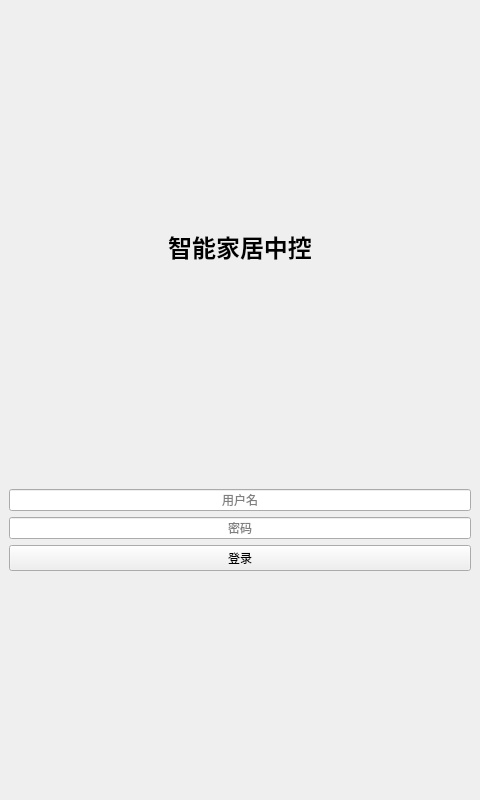
<?xml version="1.0" encoding="UTF-8"?>
<ui version="4.0">
 <class>SmartHomeControl</class>
 <widget class="QStackedWidget" name="SmartHomeControl">
  <property name="geometry">
   <rect>
    <x>0</x>
    <y>0</y>
    <width>480</width>
    <height>800</height>
   </rect>
  </property>
  <property name="windowTitle">
   <string>智能家居中控</string>
  </property>
  <property name="currentIndex">
   <number>0</number>
  </property>
  <widget class="QWidget" name="loginPage">
   <layout class="QVBoxLayout" name="verticalLayoutLogin">
    <item>
     <spacer name="verticalSpacerLoginTop">
      <property name="orientation">
       <enum>Qt::Orientation::Vertical</enum>
      </property>
      <property name="sizeHint" stdset="0">
       <size>
        <width>20</width>
        <height>40</height>
       </size>
      </property>
     </spacer>
    </item>
    <item>
     <widget class="QLabel" name="labelLogo">
      <property name="styleSheet">
       <string>font-size: 24px; font-weight: bold;</string>
      </property>
      <property name="text">
       <string>智能家居中控</string>
      </property>
      <property name="alignment">
       <set>Qt::AlignmentFlag::AlignCenter</set>
      </property>
     </widget>
    </item>
    <item>
     <spacer name="verticalSpacerLogin1">
      <property name="orientation">
       <enum>Qt::Orientation::Vertical</enum>
      </property>
      <property name="sizeHint" stdset="0">
       <size>
        <width>20</width>
        <height>80</height>
       </size>
      </property>
     </spacer>
    </item>
    <item>
     <widget class="QLineEdit" name="lineEditUsername">
      <property name="alignment">
       <set>Qt::AlignmentFlag::AlignCenter</set>
      </property>
      <property name="placeholderText">
       <string>用户名</string>
      </property>
     </widget>
    </item>
    <item>
     <widget class="QLineEdit" name="lineEditPassword">
      <property name="echoMode">
       <enum>QLineEdit::EchoMode::Password</enum>
      </property>
      <property name="alignment">
       <set>Qt::AlignmentFlag::AlignCenter</set>
      </property>
      <property name="placeholderText">
       <string>密码</string>
      </property>
     </widget>
    </item>
    <item>
     <widget class="QPushButton" name="pushButtonLogin">
      <property name="text">
       <string>登录</string>
      </property>
     </widget>
    </item>
    <item>
     <spacer name="verticalSpacerLoginBottom">
      <property name="orientation">
       <enum>Qt::Orientation::Vertical</enum>
      </property>
      <property name="sizeHint" stdset="0">
       <size>
        <width>20</width>
        <height>40</height>
       </size>
      </property>
     </spacer>
    </item>
   </layout>
  </widget>
  <widget class="QWidget" name="mainPage">
   <layout class="QVBoxLayout" name="verticalLayoutMain">
    <item>
     <layout class="QVBoxLayout" name="verticalLayoutTop">
      <item>
       <widget class="QLabel" name="labelDateTime">
        <property name="styleSheet">
         <string>font-size: 16px;</string>
        </property>
        <property name="text">
         <string>14:36 2025/08/19 星期二</string>
        </property>
        <property name="alignment">
         <set>Qt::AlignmentFlag::AlignCenter</set>
        </property>
       </widget>
      </item>
      <item>
       <widget class="QLabel" name="labelWeather">
        <property name="styleSheet">
         <string>font-size: 14px; color: #555;</string>
        </property>
        <property name="text">
         <string>29℃~34℃ 晴 空气质量：优质</string>
        </property>
        <property name="alignment">
         <set>Qt::AlignmentFlag::AlignCenter</set>
        </property>
       </widget>
      </item>
     </layout>
    </item>
    <item>
     <widget class="QScrollArea" name="scrollArea">
      <property name="widgetResizable">
       <bool>true</bool>
      </property>
      <widget class="QWidget" name="scrollAreaWidgetContents">
       <property name="geometry">
        <rect>
         <x>0</x>
         <y>0</y>
         <width>460</width>
         <height>693</height>
        </rect>
       </property>
       <layout class="QGridLayout" name="gridLayoutFunctions">
        <item row="0" column="0">
         <widget class="QPushButton" name="btnMonitor">
          <property name="minimumSize">
           <size>
            <width>180</width>
            <height>120</height>
           </size>
          </property>
          <property name="styleSheet">
           <string>font-size: 18px;</string>
          </property>
          <property name="text">
           <string>监控</string>
          </property>
         </widget>
        </item>
        <item row="0" column="1">
         <widget class="QPushButton" name="btnUnlock">
          <property name="minimumSize">
           <size>
            <width>180</width>
            <height>120</height>
           </size>
          </property>
          <property name="styleSheet">
           <string>font-size: 18px;</string>
          </property>
          <property name="text">
           <string>远程开锁</string>
          </property>
         </widget>
        </item>
        <item row="1" column="0">
         <widget class="QPushButton" name="btnVisitRecord">
          <property name="minimumSize">
           <size>
            <width>180</width>
            <height>120</height>
           </size>
          </property>
          <property name="styleSheet">
           <string>font-size: 18px;</string>
          </property>
          <property name="text">
           <string>来访记录</string>
          </property>
         </widget>
        </item>
        <item row="1" column="1">
         <widget class="QPushButton" name="btnMessage">
          <property name="minimumSize">
           <size>
            <width>180</width>
            <height>120</height>
           </size>
          </property>
          <property name="styleSheet">
           <string>font-size: 18px;</string>
          </property>
          <property name="text">
           <string>留言</string>
          </property>
         </widget>
        </item>
        <item row="2" column="0">
         <widget class="QPushButton" name="btnSetting">
          <property name="minimumSize">
           <size>
            <width>180</width>
            <height>120</height>
           </size>
          </property>
          <property name="styleSheet">
           <string>font-size: 18px;</string>
          </property>
          <property name="text">
           <string>系统设置</string>
          </property>
         </widget>
        </item>
        <item row="2" column="1">
         <widget class="QPushButton" name="btnLogout">
          <property name="minimumSize">
           <size>
            <width>180</width>
            <height>120</height>
           </size>
          </property>
          <property name="styleSheet">
           <string>font-size: 18px; color: #ff4444;</string>
          </property>
          <property name="text">
           <string>退出登录</string>
          </property>
         </widget>
        </item>
       </layout>
      </widget>
     </widget>
    </item>
    <item>
     <layout class="QHBoxLayout" name="horizontalLayoutBottom">
      <item>
       <widget class="QPushButton" name="btnHome">
        <property name="styleSheet">
         <string>font-size: 14px;</string>
        </property>
        <property name="text">
         <string>首页</string>
        </property>
       </widget>
      </item>
      <item>
       <widget class="QPushButton" name="btnNotifications">
        <property name="styleSheet">
         <string>font-size: 14px;</string>
        </property>
        <property name="text">
         <string>通知</string>
        </property>
       </widget>
      </item>
      <item>
       <widget class="QPushButton" name="btnQuickActions">
        <property name="styleSheet">
         <string>font-size: 14px;</string>
        </property>
        <property name="text">
         <string>快捷操作</string>
        </property>
       </widget>
      </item>
      <item>
       <widget class="QPushButton" name="btnUser">
        <property name="styleSheet">
         <string>font-size: 14px;</string>
        </property>
        <property name="text">
         <string>我的</string>
        </property>
       </widget>
      </item>
     </layout>
    </item>
   </layout>
  </widget>
  <widget class="QWidget" name="monitorPage">
   <layout class="QVBoxLayout" name="verticalLayoutMonitor">
    <item>
     <widget class="QLabel" name="labelMonitorTitle">
      <property name="text">
       <string>监控画面</string>
      </property>
      <property name="alignment">
       <set>Qt::AlignmentFlag::AlignCenter</set>
      </property>
     </widget>
    </item>
    <item>
     <widget class="QLabel" name="labelMonitorFeed">
      <property name="styleSheet">
       <string>background-color: #333; color: white; min-height: 300px;</string>
      </property>
      <property name="text">
       <string>监控视频区域</string>
      </property>
      <property name="alignment">
       <set>Qt::AlignmentFlag::AlignCenter</set>
      </property>
     </widget>
    </item>
    <item>
     <widget class="QPushButton" name="btnBackFromMonitor">
      <property name="text">
       <string>返回主页</string>
      </property>
     </widget>
    </item>
   </layout>
  </widget>
  <widget class="QWidget" name="visitRecordPage">
   <layout class="QVBoxLayout" name="verticalLayoutVisit">
    <item>
     <widget class="QLabel" name="labelVisitTitle">
      <property name="text">
       <string>来访记录</string>
      </property>
      <property name="alignment">
       <set>Qt::AlignmentFlag::AlignCenter</set>
      </property>
     </widget>
    </item>
    <item>
     <widget class="QListWidget" name="listWidgetVisits"/>
    </item>
    <item>
     <widget class="QPushButton" name="btnBackFromVisit">
      <property name="text">
       <string>返回主页</string>
      </property>
     </widget>
    </item>
   </layout>
  </widget>
  <widget class="QWidget" name="messagePage">
   <layout class="QVBoxLayout" name="verticalLayoutMessage">
    <item>
     <widget class="QLabel" name="labelMessageTitle">
      <property name="text">
       <string>留言板</string>
      </property>
      <property name="alignment">
       <set>Qt::AlignmentFlag::AlignCenter</set>
      </property>
     </widget>
    </item>
    <item>
     <widget class="QTextEdit" name="textEditMessages">
      <property name="readOnly">
       <bool>true</bool>
      </property>
     </widget>
    </item>
    <item>
     <widget class="QLineEdit" name="lineEditNewMessage">
      <property name="placeholderText">
       <string>输入新留言...</string>
      </property>
     </widget>
    </item>
    <item>
     <widget class="QPushButton" name="btnSendMessage">
      <property name="text">
       <string>发送</string>
      </property>
     </widget>
    </item>
    <item>
     <widget class="QPushButton" name="btnBackFromMessage">
      <property name="text">
       <string>返回主页</string>
      </property>
     </widget>
    </item>
   </layout>
  </widget>
  <widget class="QWidget" name="settingPage">
   <layout class="QVBoxLayout" name="verticalLayoutSetting">
    <item>
     <widget class="QLabel" name="labelSettingTitle">
      <property name="text">
       <string>系统设置</string>
      </property>
      <property name="alignment">
       <set>Qt::AlignmentFlag::AlignCenter</set>
      </property>
     </widget>
    </item>
    <item>
     <widget class="QListWidget" name="listWidgetSettings"/>
    </item>
    <item>
     <widget class="QPushButton" name="btnBackFromSetting">
      <property name="text">
       <string>返回主页</string>
      </property>
     </widget>
    </item>
   </layout>
  </widget>
  <widget class="QWidget" name="unlockPage">
   <layout class="QVBoxLayout" name="verticalLayoutUnlock">
    <item>
     <widget class="QLabel" name="labelUnlockTitle">
      <property name="styleSheet">
       <string>font-size: 20px; font-weight: bold;</string>
      </property>
      <property name="text">
       <string>远程开锁</string>
      </property>
      <property name="alignment">
       <set>Qt::AlignmentFlag::AlignCenter</set>
      </property>
     </widget>
    </item>
    <item>
     <widget class="QLabel" name="labelUnlockWarning">
      <property name="styleSheet">
       <string>font-size: 16px; color: #ff4444; margin: 20px 0;</string>
      </property>
      <property name="text">
       <string>确认要远程开启门锁吗？</string>
      </property>
      <property name="alignment">
       <set>Qt::AlignmentFlag::AlignCenter</set>
      </property>
     </widget>
    </item>
    <item>
     <widget class="QPushButton" name="btnConfirmUnlock">
      <property name="styleSheet">
       <string>font-size: 18px; background-color: #00C851; color: white;</string>
      </property>
      <property name="text">
       <string>确认开锁</string>
      </property>
     </widget>
    </item>
    <item>
     <widget class="QPushButton" name="btnCancelUnlock">
      <property name="styleSheet">
       <string>font-size: 18px;</string>
      </property>
      <property name="text">
       <string>取消</string>
      </property>
     </widget>
    </item>
   </layout>
  </widget>
 </widget>
 <resources/>
 <connections/>
</ui>
